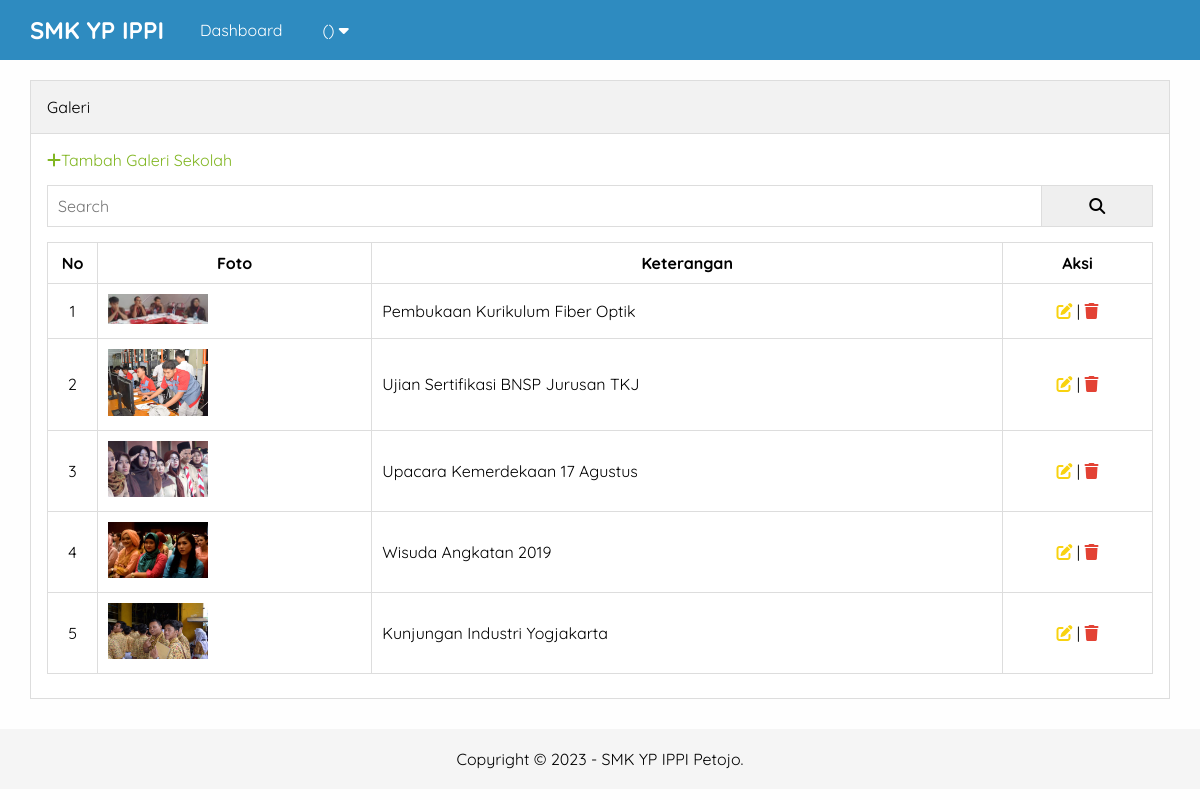
The page /admin/galeri.php on the database its author committed.
### tables this page shows
CREATE TABLE `pengaturan` (
  `id` int(11) NOT NULL,
  `nama` varchar(50) NOT NULL,
  `email` varchar(50) NOT NULL,
  `telepon` varchar(20) NOT NULL,
  `alamat` text NOT NULL,
  `logo` varchar(50) NOT NULL,
  `favicon` varchar(50) NOT NULL,
  `tentang_sekolah` text NOT NULL,
  `foto_sekolah` varchar(50) NOT NULL,
  `google_maps` text NOT NULL,
  `nama_kepsek` varchar(50) NOT NULL,
  `foto_kepsek` varchar(50) NOT NULL,
  `sambutan_kepsek` text NOT NULL,
  `created_at` timestamp NOT NULL DEFAULT current_timestamp(),
  `updated_at` datetime DEFAULT NULL
);

CREATE TABLE `galeri` (
  `id` int(11) NOT NULL,
  `foto` varchar(50) NOT NULL,
  `keterangan` varchar(50) NOT NULL,
  `created_at` timestamp NOT NULL DEFAULT current_timestamp(),
  `updated_at` datetime DEFAULT NULL
);

### admin/galeri.php (the view, shortened to what this page needs)
<?php include 'header.php' ?>
    <div class="content">
         <div class="container">
            <div class="box">
                <div class="box-header">
                    Galeri
                </div>
                <div class="box-body">
                    <a href="tambah-galeri.php" class="text-green"><i class="fa fa-plus"></i>Tambah Galeri Sekolah</a>
                    <form action="">
                        <div class="input-group">
                            <input type="text" name="key" placeholder="Search">
                            <button type="submit"><i class="fa fa-search"></i></button>
                        </div>
                    </form>
                    <table class="table">
                        <thead>
                            <tr>
                                <th>No</th>
                                <th>Foto</th>
                                <th>Keterangan</th>
                                <th>Aksi</th>
                            </tr>
                        </thead>
                        <tbody>
                            <?php
                            $no = 1;
                                $where = " WHERE 1=1 ";
                                $galeri = mysqli_query($conn, "SELECT * FROM galeri $where ORDER BY id DESC");
                                if(mysqli_num_rows($galeri) > 0) {
                                    while($p = mysqli_fetch_array($galeri)) {
                            ?>
                            <tr>
                                <td><?= $no++ ?></td>
                                <td><img src="../uploads/galeri/<?= $p['foto'] ?>" width="100px"></td>
                                <td><?= $p['keterangan'] ?></td>
                                <td>
                                    <a href="edit-galeri.php?id=<?= $p['id'] ?>" title="Edit Data" class="text-yellow"><i class="fa fa-edit"></i></a> |
                                    <a href="hapus.php?idgaleri=<?= $p['id'] ?>" onclick="return confirm('Yakin ingin hapus ?')" title="Hapus Data" class="text-red"><i class="fa fa-trash"></i></a>
                                </td>
                            </tr>
                            <?php }}else{ ?>
                                <tr>
                                    <td colspan="4">Data tidak ada</td>
                                </tr>
                            <?php } ?>
                        </tbody>
                    </table>
                </div>
            </div>
         </div>
    </div>
    <?php include 'footer.php' ?>

### admin/header.php (shortened to what this page needs)
<?php
   include '../koneksi.php';
   $identitas = mysqli_query($conn, "SELECT * FROM pengaturan ORDER BY ID DESC LIMIT 1");
   $d = mysqli_fetch_object($identitas);
?>
<!DOCTYPE html>
<html lang="en">
<head>
    <link rel="stylesheet" type="text/css" href="../assets/css/style.css">
    <link rel="stylesheet" href="https://cdnjs.cloudflare.com/ajax/libs/font-awesome/6.4.2/css/all.min.css"
 />
<body class="bg-light">
    <div class="navbar">
        <div class="container">
            <h2 class="nav-brand float-left"><a href="index.php"><?= $d->nama ?></a></h2>
            <ul class="nav-menu">
                <li><a href="index.php">Dashboard</a></li>
                <li>
                    <a href="#"><?= $_SESSION['uname'] ?> (<?= $_SESSION['ulevel'] ?>) <i class="fa fa-caret-down"></i></a>
                </li>
            </ul>
        </div>
    </div>

### admin/footer.php
    <div class="footer">
        <div class="container text-center">
            Copyright &copy; 2023 - <?= $d->nama ?> Petojo.
        </div>
    </div>
</body>
</html>

### assets/css/style.css (style rules this page uses)
* { margin: 0; padding: 0; font-family: 'Quicksand', sans-serif; box-sizing: border-box; }
a { text-decoration: none; }
.float-left { float: left; }
.container { width: 1140px; margin: 0 auto ; }
.container:after { content: ""; display: block; clear: both; }
.bg-light { background-color: #fefefe; }
.box { border: 1px #ddd; background-color: #ffff; }
.box-header { border: 1px solid #ddd; padding: 16px; border-bottom:1px solid #ddd; background-color: #f2f2f2; }
.box-body { border-bottom: 1px solid #ddd; border-left: 1px solid #ddd; border-right: 1px solid #ddd; padding: 16px; }
form { margin: 15px 0; }
.text-center { text-align: center !important; }
.navbar { height: 60px; width: 100%; background-color: #2E8BC0; position: fixed; top: 0; z-index: 1000; }
.navbar a { color: #fff; }
.nav-brand { display: inline-block; padding: 15px 0; margin-right: 16px; }
.nav-menu { display: flex; list-style: none; }
.nav-menu li a { padding: 20px; display: inline-block; }
.content { padding: 80px 0 30px 0; }
.footer { padding: 20px 0; }
.table { width: 100%; border-collapse: collapse; margin: 8px 0; }
.table th, .table td { border: 1px solid #ddd; padding: 10px; }
.table td:first-child { width: 50px; text-align: center; }
.table td:last-child { width: 150px; text-align: center; }
.text-red { color: #E34234; }
.text-yellow { color: #F8D210; }
.text-green { color: #81B622; }
.input-group:after { content: ""; clear: both; display: block; }
.input-group input[type="text"] { width: 90%; padding: 10px; font-size: 16px; float: left; border: 1px solid #ddd; }
.input-group button { width: 10%; padding: 10px; font-size: 16px; float: left; border: 1px solid #ddd; border-left: none; }
.footer { background-color: #f5f5f5; }

### rows shown on the page
pengaturan: nama "SMK YP IPPI"
galeri: foto (picture), keterangan "Pembukaan Kurikulum Fiber Optik"
galeri: foto (picture), keterangan "Ujian Sertifikasi BNSP Jurusan TKJ"
galeri: foto (picture), keterangan "Upacara Kemerdekaan 17 Agustus"
galeri: foto (picture), keterangan "Wisuda Angkatan 2019"
galeri: foto (picture), keterangan "Kunjungan Industri Yogjakarta"
